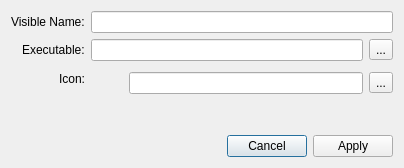
<?xml version="1.0" encoding="UTF-8"?>
<ui version="4.0">
 <class>ScriptDialog</class>
 <widget class="QDialog" name="ScriptDialog">
  <property name="geometry">
   <rect>
    <x>0</x>
    <y>0</y>
    <width>404</width>
    <height>168</height>
   </rect>
  </property>
  <property name="windowTitle">
   <string>Setup a JSON Menu Script</string>
  </property>
  <layout class="QVBoxLayout" name="verticalLayout">
   <item>
    <layout class="QFormLayout" name="formLayout_2">
     <property name="labelAlignment">
      <set>Qt::AlignRight|Qt::AlignTrailing|Qt::AlignVCenter</set>
     </property>
     <item row="0" column="0">
      <widget class="QLabel" name="label_2">
       <property name="text">
        <string>Visible Name:</string>
       </property>
      </widget>
     </item>
     <item row="1" column="0">
      <widget class="QLabel" name="label">
       <property name="text">
        <string>Executable:</string>
       </property>
      </widget>
     </item>
     <item row="2" column="0">
      <widget class="QLabel" name="label_4">
       <property name="text">
        <string>Icon:</string>
       </property>
      </widget>
     </item>
     <item row="0" column="1">
      <widget class="QLineEdit" name="line_name"/>
     </item>
     <item row="1" column="1">
      <layout class="QHBoxLayout" name="horizontalLayout_2">
       <item>
        <widget class="QLineEdit" name="line_exec"/>
       </item>
       <item>
        <widget class="QToolButton" name="tool_getexec">
         <property name="text">
          <string>...</string>
         </property>
        </widget>
       </item>
      </layout>
     </item>
     <item row="2" column="1">
      <layout class="QHBoxLayout" name="horizontalLayout">
       <item>
        <widget class="QLabel" name="label_sample">
         <property name="sizePolicy">
          <sizepolicy hsizetype="Preferred" vsizetype="Preferred">
           <horstretch>0</horstretch>
           <verstretch>0</verstretch>
          </sizepolicy>
         </property>
         <property name="minimumSize">
          <size>
           <width>32</width>
           <height>32</height>
          </size>
         </property>
         <property name="text">
          <string notr="true"/>
         </property>
        </widget>
       </item>
       <item>
        <widget class="QLineEdit" name="line_icon"/>
       </item>
       <item>
        <widget class="QToolButton" name="tool_geticon">
         <property name="text">
          <string>...</string>
         </property>
        </widget>
       </item>
      </layout>
     </item>
    </layout>
   </item>
   <item>
    <spacer name="verticalSpacer">
     <property name="orientation">
      <enum>Qt::Vertical</enum>
     </property>
     <property name="sizeHint" stdset="0">
      <size>
       <width>20</width>
       <height>40</height>
      </size>
     </property>
    </spacer>
   </item>
   <item>
    <layout class="QHBoxLayout" name="horizontalLayout_3">
     <item>
      <spacer name="horizontalSpacer">
       <property name="orientation">
        <enum>Qt::Horizontal</enum>
       </property>
       <property name="sizeHint" stdset="0">
        <size>
         <width>40</width>
         <height>20</height>
        </size>
       </property>
      </spacer>
     </item>
     <item>
      <widget class="QPushButton" name="pushCancel">
       <property name="text">
        <string>Cancel</string>
       </property>
      </widget>
     </item>
     <item>
      <widget class="QPushButton" name="pushApply">
       <property name="text">
        <string>Apply</string>
       </property>
      </widget>
     </item>
    </layout>
   </item>
  </layout>
 </widget>
 <resources/>
 <connections/>
</ui>
